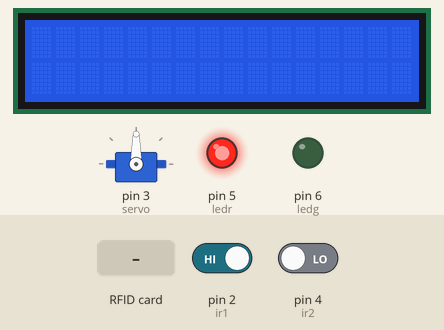
This sketch was run on a simulated Arduino Uno, built with avr-gcc and run on an emulated ATmega328P. On the bench: 16×2 character LCD, servo, output pins drawn as LEDs (lit = HIGH). The test bench sets the inputs (shaded band); at power-on: pin 2 (ir1) HIGH, pin 4 (ir2) LOW. Pins used as bus, display or sensor lines are not drawn.

Above: at 1.3 s.
1.4 s: RFID card 5E 7A 19 C4 held to the reader
At 2.7 s:
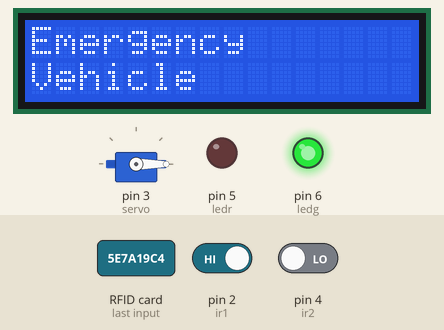
At 12.1 s:
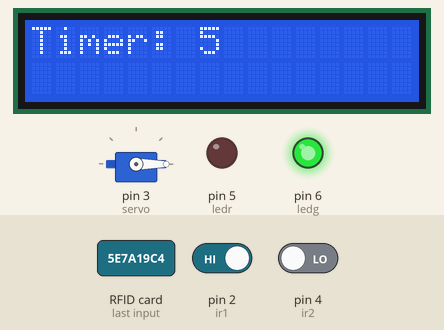
Timing chart, 0 to 13.6 s (numbered marks = the images above; inputs shaded):
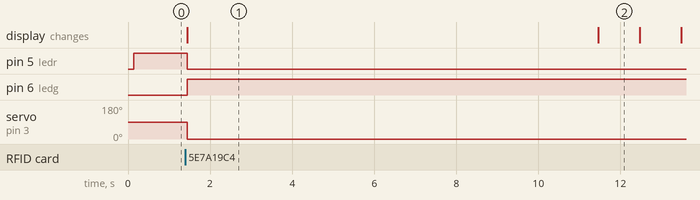

The sketch:

main.ino
```cpp
/* www.learningbuz.com */
/*Impport following Libraries*/
#include <Wire.h>
#include <LiquidCrystal_I2C.h>
#include <Servo.h>
#include <SPI.h>
#include <MFRC522.h>

#define RST_PIN         9           // Configurable, see typical pin layout above
#define SS_PIN          10          // Configurable, see typical pin layout above

MFRC522 mfrc522(SS_PIN, RST_PIN);   // Create MFRC522 instance

Servo myservo;

LiquidCrystal_I2C lcd(0x27, 2, 1, 0, 4, 5, 6, 7, 3, POSITIVE);

int ir1=2;
int ir2=4;
int servo=3;
int ledr=5;
int ledg=6;
String light_status="red";
int timer=5;
unsigned long times = 0;


void setup()
{
Serial.begin(9600);
lcd.begin(16,2);
lcd.backlight();
myservo.attach(servo);
pinMode(ledr,OUTPUT);
pinMode(ledg,OUTPUT);
pinMode(ir1,INPUT);
pinMode(ir2,INPUT);
SPI.begin();               // Init SPI bus
mfrc522.PCD_Init();        // Init MFRC522 card


}

void loop()
{

  bool data=RFID();
  if (data==true){
    light_status="green";
    myservo.write(0);
    lcd.clear();
    lcd.setCursor(0,0);
    lcd.print("Emergency");
    lcd.setCursor(0,1);
    lcd.print("Vehicle");
    digitalWrite(ledg,1);
    digitalWrite(ledr,0);
    delay(10000);
    light_status="red";
    digitalWrite(ledg,0);
    digitalWrite(ledr,1);
    lcd.clear();

  }
  int IR1=digitalRead(ir1);
  int IR2=digitalRead(ir2);
  if(light_status=="red"){
    digitalWrite(ledr,1);
    digitalWrite(ledg,0);
    myservo.write(90);

    if(IR1==0 && IR2==0){
      timer=15;
      lcd.clear();
      lcd.setCursor(0,0);
      lcd.print("Traffic");
      lcd.setCursor(0,1);
      lcd.print("Density=Medium");

    }
    else if(IR1==0 && IR2==1){
      timer=10;
      lcd.clear();
      lcd.setCursor(0,0);
      lcd.print("Traffic");
      lcd.setCursor(0,1);
      lcd.print("Density=Low");
    }
    else if(IR1==1 && IR2==1){
      lcd.clear();
      lcd.setCursor(0,0);
      lcd.print("No Traffic");
    }
  }
  unsigned long currentMillis = millis();
  if (currentMillis - times >= 10000) {
    digitalWrite(ledr,0);
    digitalWrite(ledg,1);
    myservo.write(0);

    lcd.clear();
    for(int i=timer;i>=0;i--){
      lcd.setCursor(0,0);
      lcd.print("Timer: "+String(i));
      delay(1000);
      lcd.clear();

    }
    unsigned long currentMillis = millis();
    times = currentMillis;
  }


}

bool RFID(){
  MFRC522::MIFARE_Key key;
  for (byte i = 0; i < 6; i++) key.keyByte[i] = 0xFF;

  if ( ! mfrc522.PICC_IsNewCardPresent()) {
    return false;
  }

  if ( ! mfrc522.PICC_ReadCardSerial()) {
    return false;
  }

  return true;

}
```

Measured:
- after the input at 1.4 s, pin 5 (ledr): HIGH → LOW after 0.04 s instead of 8.6 s; pin 6 (ledg): LOW → HIGH after 0.04 s instead of 8.6 s; servo on pin 3 (servo): 90° → 0° after 0.04 s instead of 8.6 s; the display: changes at once (image 1)
- what the display in image 1 shows lasts 10.1 s, from 1.4 s to 11.5 s
